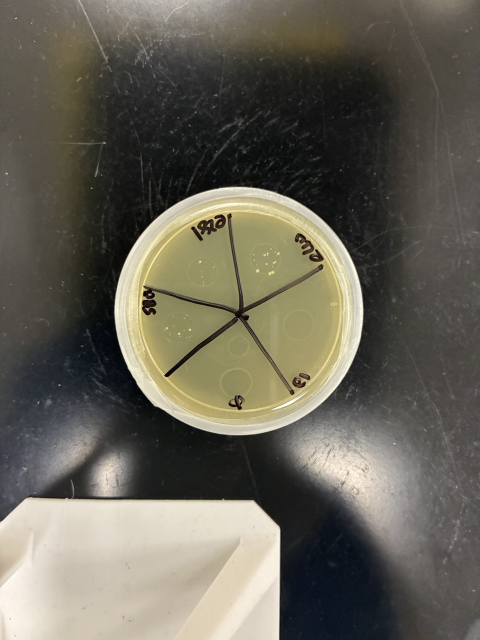
#> input picture data/assays/1016_spot_test/9-2-1_B.jpeg, 960 x 1280 px (shown at 1/2 size); its folder holds 4 pictures in this run
$ jupyter execute --allow-errors 1016_spot_test_result.ipynb
#> lines starting #> are read from the running program, lines starting #| are printed output that depends on the picture
# 1016 — spot test 結果判讀

10/12 點盤、10/16 看結果。7 株菌的 double-layer lawn（200 µL 菌液 + 3 mL soft agar），每盤分 5 區，每區點 7 µL：

| 區 | 內容 | 角色 |
|---|---|---|
| `Φ8` | phage 原液 | positive control |
| `PBS` | 1× PBS | negative control |
| `e1` | 純化 e1，1:10 | |
| `e40` | e40 crude lysate，1:10 | |
| `e281` | e281 crude lysate，1:10 | |

- 照片：[`../data/assays/1016_spot_test/`](../data/assays/1016_spot_test/)，`_F` = 正面（寫菌株名），`_B` = 背面（畫線、寫區名）
- 背面的字從背面拍是鏡像：`SBd` = PBS、`1e` = e1、`04e` = e40、`182e` = e281
- 這裡把背面照片**左右翻轉**，等於從正面看，再依「標籤落在哪一區」指派每一滴

**10/18 跟 Alex 確認過**
- lawn 長得不錯。
- 1:10 都是用 PBS 稀釋，PBS 有滅菌。
- Φ8 那區以大圈為主（這裡量的就是大圈）。
- 9-1-1 的區指派正確。

**還沒確認**
- `1015_spot_test_dilution.ipynb` 寫的是「明天（10/16）spot test」用的等濃度稀釋表，但這批盤 10/12 就點了、用的是 1:10，所以**沒用那張表**，各管蛋白量不同、沒量過。
- `e1` 寫「純化」，但 notebook 裡沒有 e1 純化成功的紀錄（10/01 純化 CDS10 / e40，10/10 e281 失敗）；1015 有 `e1+`、`e40-`，這次點哪一管？
- R1 = 10/10 送 WGS（SBYK6W）的那兩株嗎？

[cell 1]
import numpy as np
import pandas as pd
from PIL import Image, ImageOps
from scipy import ndimage
import matplotlib.pyplot as plt

IMG = '../data/assays/1016_spot_test'
OUT = 'output/1016_spot_test_result'
CROP = (230, 360, 750, 880)    # 翻轉後的背面照片裡，平板的範圍 (px)
Z = 900 / 520                  # 下面座標是在放大到 900 px 的圖上量的
COLS = ['phi8', 'PBS', 'e1', 'e40', 'e281']

## 1. 每一滴的位置

座標 = 翻轉 + 裁切 + 放大到 900 px 後的圖上，每滴的圓心。每個標籤都確認過落在單一區內、五個標籤各佔一區。
`Φ8` 區通常有兩個圈（一大一小），Φ8 以大圈為主，取的是大圈；`9-1-1` 的 `e281` 只看到一個很小的淡圈。

[cell 2]
spots = {
    '9-2-1':    {'phi8': (445, 700), 'PBS': (645, 505), 'e1': (230, 500), 'e40': (340, 280), 'e281': (560, 315)},
    '9-2-1_R1': {'phi8': (540, 690), 'PBS': (655, 480), 'e1': (275, 615), 'e40': (255, 340), 'e281': (535, 315)},
    '9-6-2':    {'phi8': (385, 680), 'PBS': (245, 560), 'e1': (310, 320), 'e40': (555, 340), 'e281': (605, 580)},
    '9-6-2_R1': {'phi8': (370, 670), 'PBS': (650, 510), 'e1': (210, 450), 'e40': (390, 210), 'e281': (605, 295)},
    '8-10-2':   {'phi8': (365, 730), 'PBS': (225, 545), 'e1': (335, 320), 'e40': (590, 350), 'e281': (605, 640)},
    '9-1-1':    {'phi8': (350, 710), 'PBS': (565, 665), 'e1': (265, 455), 'e40': (440, 245), 'e281': (725, 505)},
    '10-10-2':  {'phi8': (285, 680), 'PBS': (240, 460), 'e1': (430, 285), 'e40': (630, 430), 'e281': (570, 660)},
}

def plate(name, mode='RGB'):
#> called with name = '9-2-1', mode = 'RGB'
    return ImageOps.mirror(Image.open(f'{IMG}/{name}_B.jpeg').convert(mode)).crop(CROP)
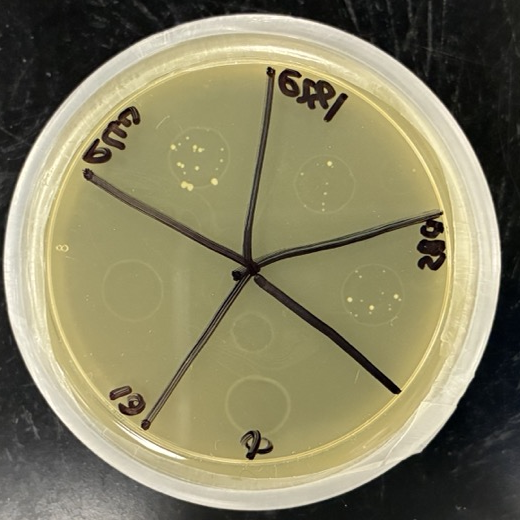
#> returned value: PIL image 520x520 RGB; mean R, G, B 132.6, 127.7, 97.6

## 2. 矩陣圖

列 = 菌株（親代 / R1 成對放），欄 = 5 種處理；最左是整盤（看得到手寫標籤，可以自己核對指派）。原始顏色，沒調色。

[cell 3]
fig, ax = plt.subplots(len(spots), 6, figsize=(12, 2.1 * len(spots)))
#> (the rest of this cell did not finish here and is left out)

## 3. 每滴裡的菌落數

半徑 30 px 的圓內，比圓內中位數亮 22 以上、≥ 3 px 的連通塊算一顆。黏在一起的會算成一顆，所以是**下限**；`9-6-2` Φ8 的 3 顆是圈邊的反光，不是菌落。

[cell 4]
rows = []
#> rows = []
#> (the rest of this cell did not finish here and is left out)

#> call 3 of plate, with name = '9-2-1', mode = 'L'
#> in plate (call 3), `return ImageOps.mirror(Image.open(f'{IMG}/{name}_B.jpeg').convert(mode..`:
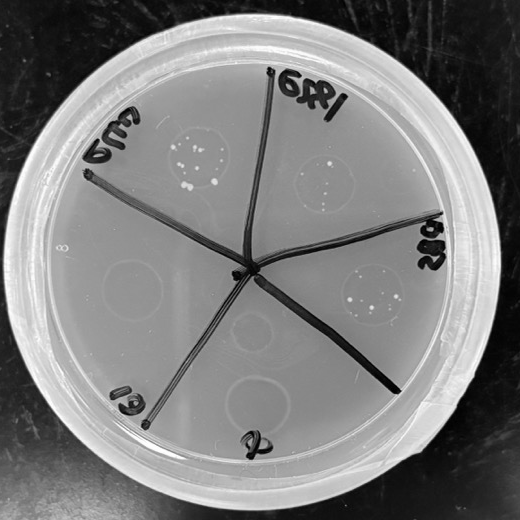
#> returned value: PIL image 520x520 L; min 0, max 254, mean 125.7
#> the loop `for k in COLS:` made 5 passes
#> (n, sizes, clear) on passes 2, 4, 5: (14, [4, 2, 5, 4, 19, 22, 6, 4, 2, 20, 4, 1, 5, 5], 0), (13, [6, 6, 24, 22, 20, 7, 7, 26, 13, 4, 5, 39, 75], 1), (9, [21, 1, 2, 5, 2, 6, 5, 1, 5], -1)
#> (n, clear) on passes 1, 3: (0, -4), (0, -2)
#> pass 2, `lab, n = ndimage.label((g > np.median(g[disk]) + 22) & disk)`:
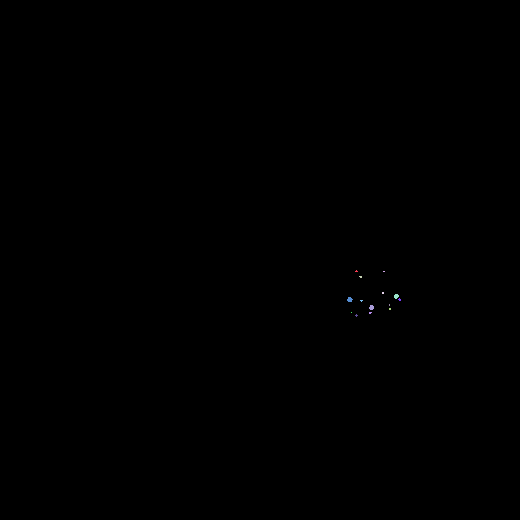
#> lab: shape (520, 520) int32; 15 distinct labels, from 0 to 14; one colour per label, 0 black
#> after the loop `for k in COLS:`: rows = 5 items
    yy, xx = np.mgrid[:g.shape[0], :g.shape[1]]
    for k in COLS:
        x, y = d[k][0] / Z, d[k][1] / Z
        r = np.hypot(xx - x, yy - y)
        disk = r < 30
        lab, n = ndimage.label((g > np.median(g[disk]) + 22) & disk)
        sizes = ndimage.sum(np.ones_like(g), lab, range(1, n + 1))
        clear = np.median(g[r < 20]) - np.median(g[(r > 35) & (r < 46)])   # 負 = 比外面暗 = 比較透
        rows.append(dict(strain=p, spot=k, colonies=int((sizes >= 3).sum()), inside_minus_lawn=clear))
res = pd.DataFrame(rows)
counts = res.pivot(index='strain', columns='spot', values='colonies').loc[list(spots), COLS]
counts

## 4. 有沒有透（lysis）

圓內亮度 − 圓外 lawn 亮度。背景是黑桌面，越透越暗 → 負值。差異只有幾個灰階，**很弱**，只當輔助；肉眼在矩陣圖上看不到任何一滴有明顯透明區。

#> (a cell that did not finish here is left out)

## 5. 判讀

**看得到的**
1. **照片上看不到明顯的透明區**，包括 Φ8 點在它自己的宿主 9-2-1、9-6-2 上（lawn 本身長得不錯）。亮度上 Φ8 是 6/7 盤最暗的一滴，但只差幾個灰階。
2. **PBS、e40、e281 滴裡每一盤都長菌落**（中位數 14 / 10 / 9），菌落長相一樣（奶黃色、圓、大小不一）。
3. **Φ8 滴幾乎沒有菌落**（中位數 0），**純化 e1 滴也幾乎沒有**（中位數 1）。9-1-1 例外，Φ8 和 e1 滴也長菌落。
4. R1 和親代看起來一樣。

**怎麼解讀**
- PBS 有滅菌，所以滴裡的菌落**不是液體帶進來的雜菌**，也不是裂解後的存活菌（PBS 不會裂解）；比較像 lawn 本身的菌在被液體弄濕的那一圈長成獨立菌落。來源還不確定，但它是「一滴 PBS 落在這種 lawn 上」的基準。
- 所有樣品都用 PBS 1:10 稀釋，e1 滴有 90% 是 PBS，卻幾乎沒有菌落 → **差別來自 e1 那 10%**，跟 Φ8 的效果接近。
- e40、e281 是 crude lysate，菌落只比 PBS 少一點；這不代表它們沒活性，它們沒純化，有效成分濃度可能低很多。
- 剩下的干擾：e1 的 elution buffer（例如 imidazole）也在那 10% 裡，要點一滴「elution buffer 1:10」才能排除。
- 因為親代上也沒看到透明區，**R1 有沒有抗性還不能判斷**。

**UNDONE**
- elution buffer 1:10 單獨點一滴（排除 imidazole）
- e1 做稀釋系列（1:10、1:100、1:1000），看抑制會不會隨濃度消失
- e40、e281 純化後用等濃度再點（1015 的表）
- Φ8 做 10 倍稀釋系列，確認在親代上有 plaque，再拿來比 R1

## 6. 論文 / wiki 用的圖

A = 每滴的裁切（原始顏色），B = 每滴裡的菌落數，一點 = 一株菌，橫線 = 中位數。
caption 在 `output/1016_spot_test_result/figure_caption.md`。

[cell 6]
from matplotlib.gridspec import GridSpec

NAMES = {'phi8': 'Φ8 (+)', 'PBS': 'PBS (−)', 'e1': 'e1', 'e40': 'e40', 'e281': 'e281'}
#> NAMES = {'phi8': 'Φ8 (+)', 'PBS': 'PBS (−)', 'e1': 'e1', 'e40': 'e40', 'e281': 'e281'}
ROWS = {'9-2-1': '9-2-1', '9-2-1_R1': '9-2-1 R1', '9-6-2': '9-6-2', '9-6-2_R1': '9-6-2 R1',
        '8-10-2': '8-10-2', '9-1-1': '9-1-1', '10-10-2': '10-10-2'}
INK, MUTED = '#222222', '#8a8a8a'

fig = plt.figure(figsize=(9.6, 7.2))
gs = GridSpec(len(spots), 7, figure=fig, width_ratios=[1] * 5 + [0.75, 3.6], wspace=0.05, hspace=0.06)
#> (the rest of this cell did not finish here and is left out)

## 7. 第二張圖 — 依 Φ8 宿主範圍分組

依 [`2026-07-04_host-range-results-matrix.md`](../lab_notebook/digitalized/2026-07-04_host-range-results-matrix.md)（18 hosts × 2 Φ8 lysates）：

- **Φ8 宿主**：9-2-1、9-6-2（Φ8 就是從這兩株分離的），加上它們的抗性衍生株 R1 → 4 列
- **非宿主**：8-10-2、9-1-1、10-10-2，三株對兩個 Φ8 lysate 都是 `F` → 3 列

一格 = 一滴，數字 = 滴內菌落數，顏色深淺跟著數字走（單一色相，淺 = 少）。

[cell 7]
from matplotlib.colors import LinearSegmentedColormap
from matplotlib.patches import Rectangle

GROUPS = [('Φ8 host', ['9-2-1', '9-2-1_R1', '9-6-2', '9-6-2_R1']),
          ('non-host', ['8-10-2', '9-1-1', '10-10-2'])]
#> GROUPS = [('Φ8 host', ['9-2-1', '9-2-1_R1', '9-6-2', '9-6-2_R1']), ('non-host', ['8-10-2', '9-1-1', '10-10-2'])]
RESISTANT = {'9-2-1_R1', '9-6-2_R1'}
LABEL = {'9-2-1': '9-2-1', '9-2-1_R1': '9-2-1 R1', '9-6-2': '9-6-2', '9-6-2_R1': '9-6-2 R1',
         '8-10-2': '8-10-2', '9-1-1': '9-1-1', '10-10-2': '10-10-2'}
ramp = LinearSegmentedColormap.from_list('seq', ['#f3f6fb', '#9dbbdd', '#2f5c92'])

order = [s for _, g in GROUPS for s in g]
#> order = ['9-2-1', '9-2-1_R1', '9-6-2', '9-6-2_R1', '8-10-2', '9-1-1', '10-10-2']
#> (the rest of this cell did not finish here and is left out)
